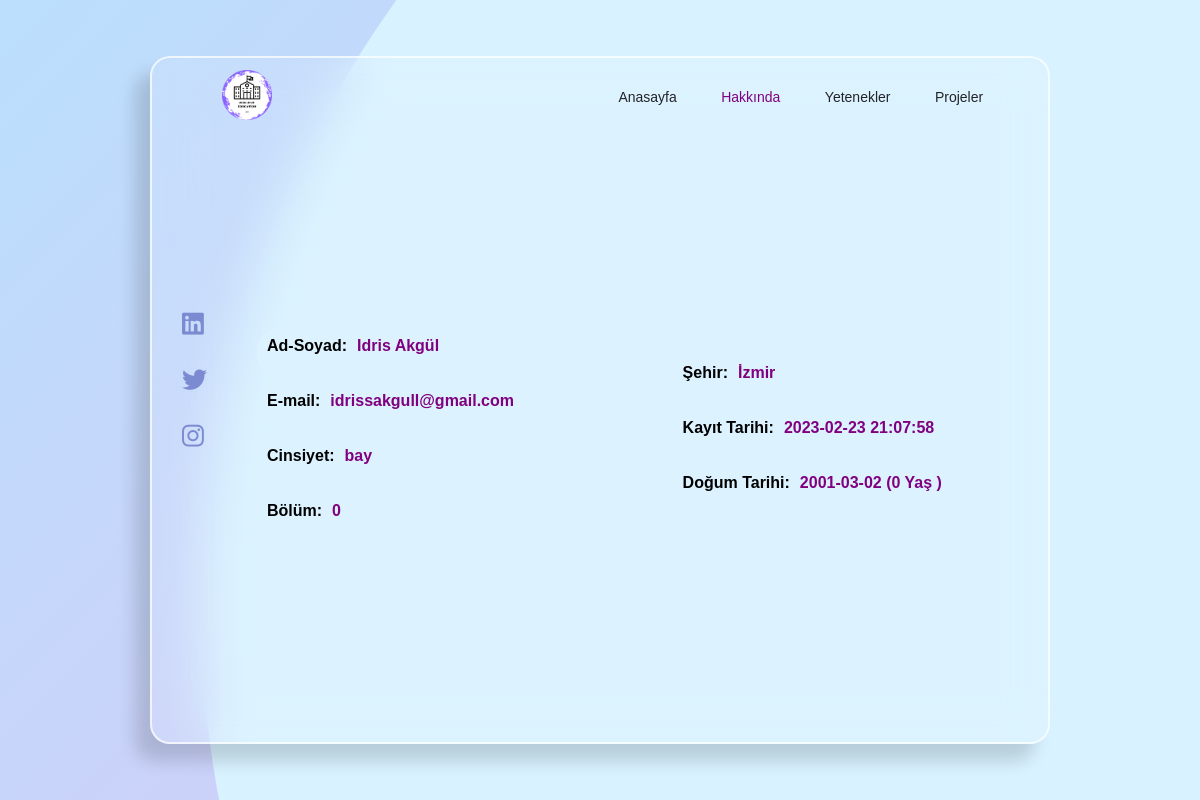
The page /courses-master/userprofileabout.php?id=31 on the database its author committed.
### courses-master/userprofileabout.php (the view, shortened to what this page needs)
<?php
include("function.php");
$id=@$_GET["id"];
$data=$db ->prepare("select * from üyeler where id=?");
$data ->execute([
 $id
]);
$_data=$data->fetch(PDO::FETCH_ASSOC);
?>
<!DOCTYPE html>
<html lang="en">
<head>
    <link rel="stylesheet" href="style.css">
    <link rel="stylesheet" href="fontawesome-free-6.1.2-web/css/all.css">
</head>
<body>
    <div class="container">
        <div class="box">
            <nav>
                <a href="userindex.php" class="logo">
                    <img src="img/World of-photoaidcom-cropped (5).png" alt="" style="width: 50px;height: 50px;">
                </a>
                <ul>
                <?=  '    <li><a href="userprofile.php?id='.$_data["id"].'">Anasayfa</a></li>';?>
                <?=  '  <li><a href="userprofileabout.php?id='.$_data["id"].'" style="color:purple">Hakkında</a></li>';?>
                <?=  '    <li><a href="userprofileyetenek.php?id='.$_data["id"].'">Yetenekler</a></li>';?>
                <?=  '    <li><a href="userprofileprojeler.php?id='.$_data["id"].'">Projeler</a></li>';?>
                </ul>
            </nav>
            <div class="contains">
<?php
$adsoyad = ucwords($_data["adsoyad"]);
$bolum= mb_strtolower($_data["bolum"]);
                        $bolum =ucwords($bolum);
$dogumTarihi = $_SESSION["dogumtarihi"];
$bugun = date("Y-m-d");
$diff = date_diff(date_create($dogumTarihi), date_create($bugun));
?>
                <div class="section-1">
                <div class="kutu">
                <h4>Ad-Soyad:</h4>
                <h4><?=$adsoyad?></h4>
</div>
<div class="kutu">
<h4> E-mail:</h4>
<h4><?=$_data["eposta"]?></h4>
</div>
<div class="kutu">
<h4> Cinsiyet:</h4>
<h4><?=$_data["cinsiyet"]?></h4>
</div>
<div class="kutu">
<h4>Bölüm:</h4>
<h4><?=$bolum?></h4>
</div>
                </div>
                <div class="section-2">
                <div class="kutu">
                <h4>Şehir:</h4>
                <h4><?=$_data["adres"]?></h4>
</div>
<div class="kutu">
<h4>  Kayıt Tarihi:</h4>
<h4><?=$_data["datetime"]?></h4>
</div>
<div class="kutu">
 <h4> Doğum Tarihi:</h4>
 <h4><?=$_data["dogumtarihi"].' '?>(<?=$diff->format('%y').' '.'Yaş'?> )</h4>
</div>
                </div>
                <div class="section-3">
                    <a href="<?=$_data["linkedln"]?>"><i class="fa-brands fa-linkedin"></i></a>
                    <a href="<?=$_data["twitter"]?>"><i class="fa-brands fa-twitter"></i></a>
                    <a href="<?=$_data["insta"]?>"><i class="fa-brands fa-instagram"></i></a>
                </div>
            </div>
        </div>
    </div>
</body>
</html>

### courses-master/style.css (style rules this page uses)
* { padding: 0; margin: 0; box-sizing: border-box; font-family: sans-serif; text-decoration: none; }
.container { height: 100vh; width: 100%; position: relative; background: url(background.png); display: flex; justify-content: center; align-items: center; }
.container .box { height: 86vh; width: 75%; padding: 0 20px; background: rgba(255, 255, 255, 0.1); z-index: 10; display: flex; position: relative; border-radius: 20px; border: 2px solid rgba(255, 255, 255, 0.7); backdrop-filter: blur(25px); box-shadow: -15px 17px 17px rgba(10, 10, 10, 0.15); }
.container .box nav { height: 7%; width: 95%; position: absolute; display: flex; align-items: center; justify-content: space-between; margin: 15px auto; padding: 20px; }
.container .box nav ul li { display: inline-block; padding: 0 20px; list-style: none; }
.container .box nav ul li a { font-size: 14px; font-weight: 400; cursor: pointer; color: #242329; transition: 0.3s }
.container .box nav .logo { font-size: 35px; color: #242329; font-weight: bold; margin-top: 5px; margin-left: 30px; }
.container .box .contains { position: relative; display: flex; justify-content: space-between; align-items: center; width: 100%; margin-top: 8%; padding-left: 80px; }
.contains .section-1 { position: relative; width: 40%; }
.contains .section-2 { width: 40%; margin-right: 50px; }
.contains .section-3 { display: flex; flex-direction: column; gap: 30px; position: absolute; left: 10px; top: 30%; }
.contains .section-3 a i { font-size: 25px; cursor: pointer; color: #7c8bd1; transition: 0.3s; }
.kutu { background-color: rgb(220, 243, 255); display: flex; width: 100%; height: 50px; border-radius: 30px; margin: 5px; }
.kutu h4 { margin-left: 10px; margin-top: 10px; }
.kutu h4:nth-child(2) { margin-left: 10px; margin-top: 10px; color: purple; }

### rows shown on the page
üyeler: adsoyad "Idris Akgül", eposta "idrissakgull@gmail.com", cinsiyet "bay", bolum "0", adres "İzmir", datetime "2023-02-23 21:07:58", dogumtarihi "2001-03-02"

### other values the page prints
$diff->format('%y') "0"
